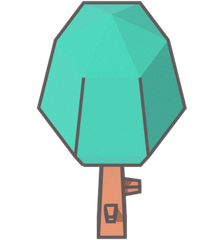
#> input picture assets/arena/arvore.png, 224 x 240 px
$ python -i baixar.py   (imports and definitions only)
#> lines starting #> are read from the running program, lines starting #| are printed output that depends on the picture
#> further down, picture is the input picture: PIL image 224x240 RGBA; mean R, G, B, A 36.6, 72.9, 64.7, 99.4
"""Bot de imagens do Queens and Kings.

Baixa pacotes CC0 (só de sites permitidos em fontes.json), tira "fotos" dos
modelos 3D com o Blender e salva PNGs com os nomes que o jogo usa.

Uso:
  python bot/baixar.py            baixa e gera as imagens
  python bot/baixar.py --listar   só lista os modelos de cada pacote em bot/catalogo.txt
"""
import json, re, sys, zipfile, shutil, subprocess, tempfile, urllib.request, http.cookiejar
from pathlib import Path
from urllib.parse import urljoin, urlparse
from PIL import Image, ImageDraw

RAIZ = Path(__file__).resolve().parent.parent
# [1 line that did not run here, left out]
CACHE = RAIZ / 'bot' / '.cache'
FORMATOS = ('.glb', '.gltf', '.obj')
ESCALA = 4  # PNG com 4x o tamanho usado na arena, para ficar nítido
CORES_TIME = {'azul': (55, 138, 221), 'vermelho': (226, 75, 74)}
UA = {'User-Agent': 'Mozilla/5.0 (queens-and-kings asset bot)'}


def permitido(url):
    host = urlparse(url).hostname or ''
    return any(host == s or host.endswith('.' + s) for s in CFG['sites_permitidos'])


NAVEGADOR = urllib.request.build_opener(urllib.request.HTTPCookieProcessor(http.cookiejar.CookieJar()))


def abrir(url, referer=None):
    cab = dict(UA, **({'Referer': referer} if referer else {}))
    return NAVEGADOR.open(urllib.request.Request(url, headers=cab), timeout=180)


# [67 lines left out: functions link_assinado, pasta_do_pacote, modelos, escolher, renderizar, not called in this run]


def pintar_de_vermelho(img):
    # Troca os tons azuis do modelo (telhados) por vermelho
    alfa = img.getchannel('A')
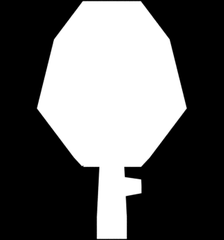
#> alfa: PIL image 224x240 L; min 0, max 255, mean 99.4
    h, sat, v = img.convert('RGB').convert('HSV').split()
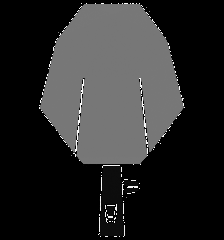
#> h: PIL image 224x240 L; min 0, max 252, mean 40.7
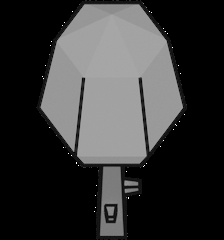
#> sat: PIL image 224x240 L; min 0, max 255, mean 53.5
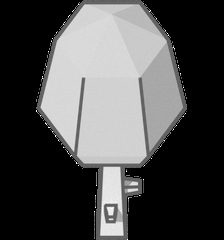
#> v: PIL image 224x240 L; min 0, max 255, mean 75.4
    h = h.point(lambda x: 250 if 120 <= x <= 190 else x)  # faixa do azul -> vermelho
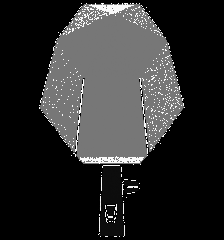
#> h: PIL image 224x240 L; min 0, max 252, mean 43.6
    nova = Image.merge('HSV', (h, sat, v)).convert('RGB')
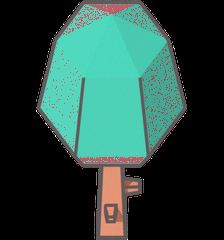
#> nova: PIL image 224x240 RGB; mean R, G, B 39.2, 70.3, 62.6
    nova.putalpha(alfa)
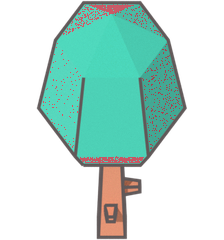
#> nova: PIL image 224x240 RGBA; mean R, G, B, A 39.2, 70.3, 62.6, 99.4; transparent parts drawn white
    return nova


# [92 lines left out: functions tingir, montar, listar, gerar, not called in this run]


# [2 lines not run here, left out]

>>> from PIL import Image
>>> picture = Image.open('../assets/arena/arvore.png')
>>> result = pintar_de_vermelho(picture)
